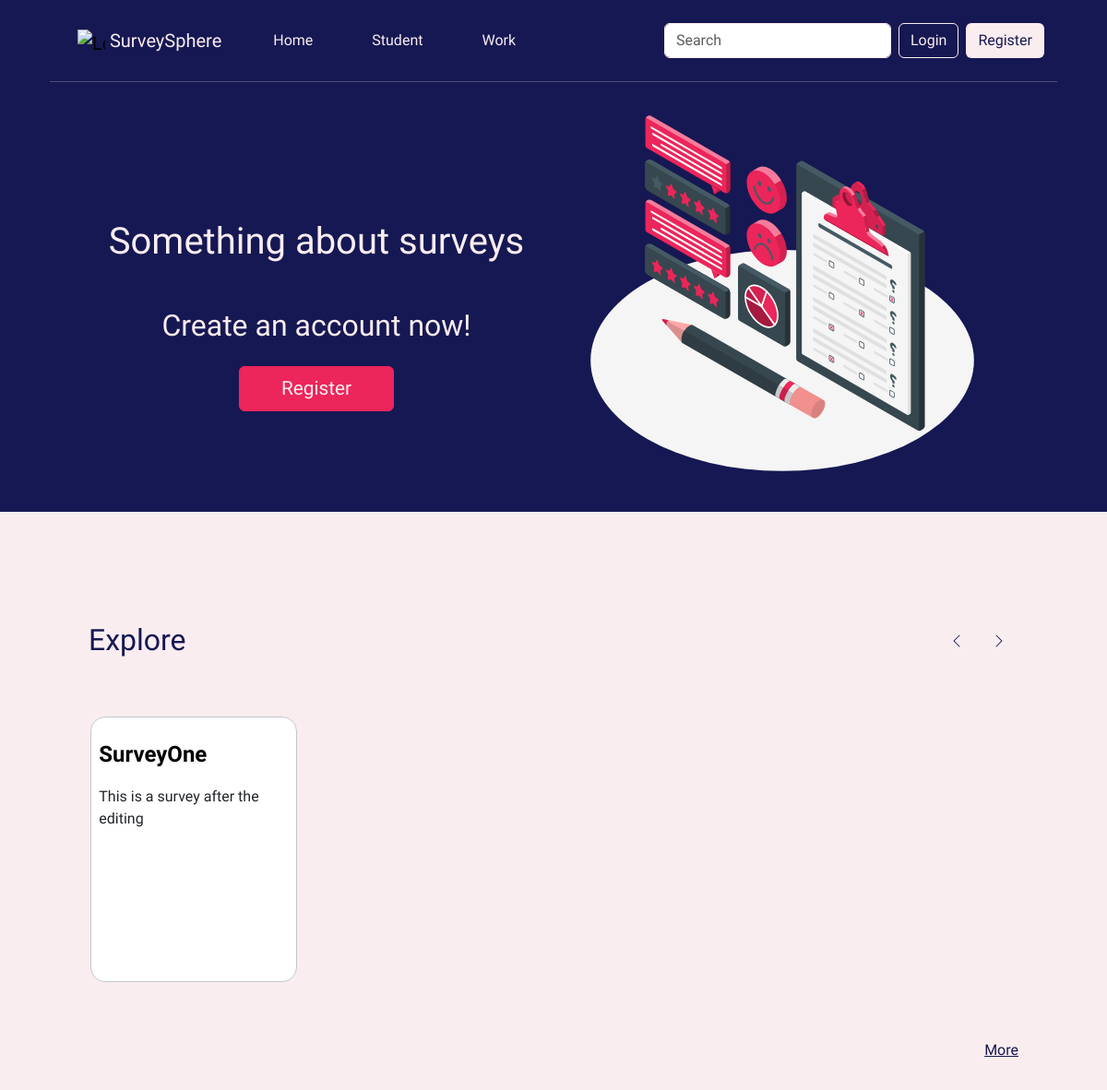
Page /homepage.php (upper part) on the earlier database version.
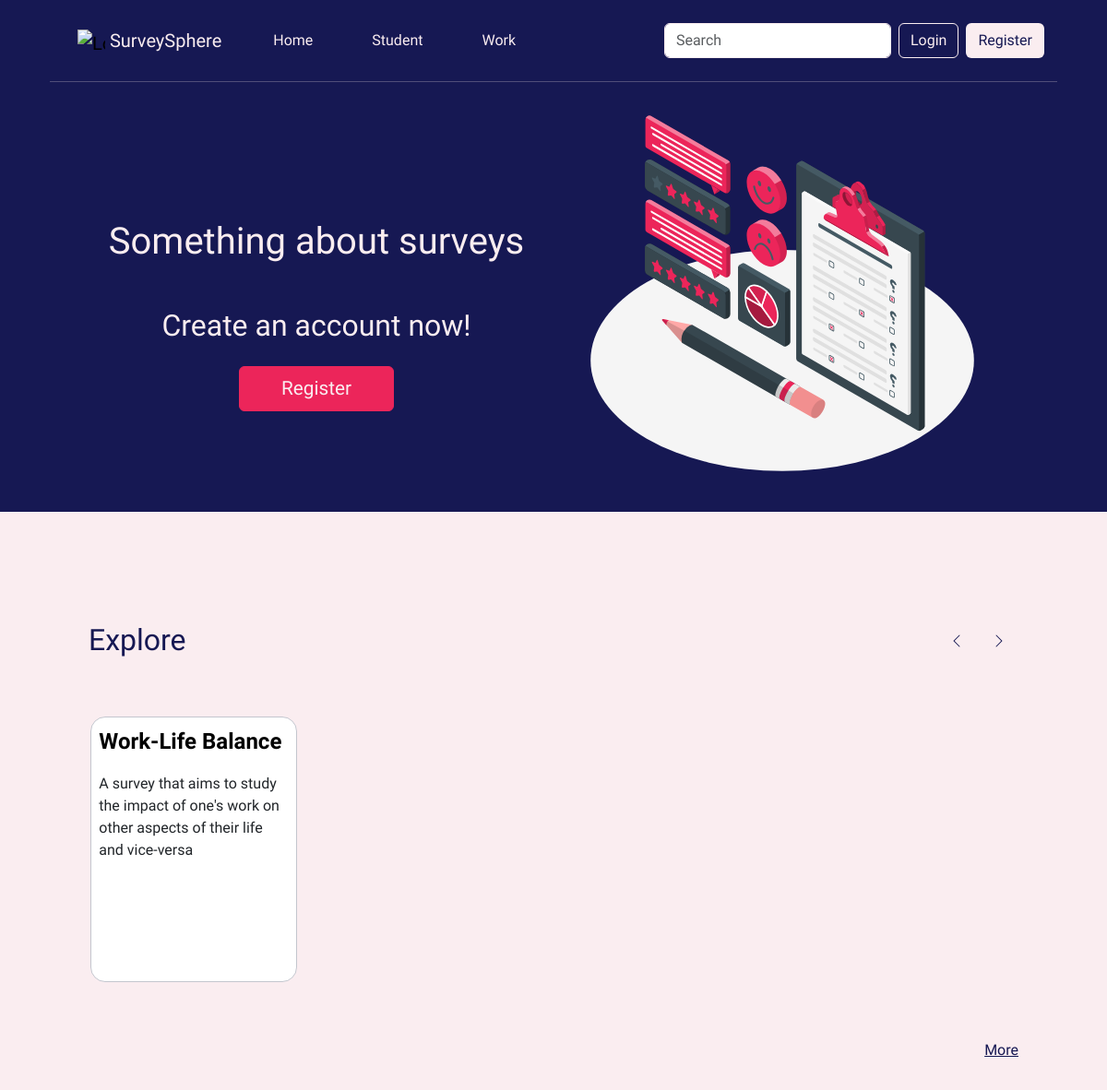
Same page on the later database version.
### tables this page shows
CREATE TABLE `surveys` (
  `surveyID` int(11) NOT NULL,
  `numQuestions` int(11) NOT NULL,
  `numResponses` int(11) NOT NULL DEFAULT 0,
  `date` date NOT NULL,
  `title` varchar(100) NOT NULL,
  `description` text NOT NULL,
  `category` varchar(50) NOT NULL
);

### homepage.php (the view, shortened to what this page needs)
<!DOCTYPE html>
<html lang="en">
<head>
    <link href="https://cdn.jsdelivr.net/npm/bootstrap@5.3.0-alpha3/dist/css/bootstrap.min.css" rel="stylesheet">
    <link rel="stylesheet" href="css/generalstyle.css">
    <link rel="stylesheet" href="css/homepageStyle.css">
</head>
<body>
    <div id="header"> <?php include 'header.php'?> </div>
    <div class="cointainer " id="main">
        <div class="seperate">
            <hr>
        </div>
        <div class="top-display d-flex justify-content-center
         ">
            <div class="displaysection d-flex flex-column align-items-center justify-content-center " id="tagline">
             <h1 class="m-5"> Something about surveys </h1>
             <div>
                <h2 class="mb-4"> Create an account now! </h2>
                <div class="d-grid gap-2 col-6 mx-auto my-2">
                    <button class="btn p-2 create" type="button"> <a href="Signup.php">Register </a></button>
                </div>
             </div>
            </div>
            <div class="displaysection flex-grow-2 me-5 p-2" id="displayImg">
            <img src="img\Customer Survey-amico.svg" width=450px  >
            </div>
        </div>
    <div id="explore">
        <div class="container pb-5 my-4">
            <div class="row position-relative">
                <div class="col-6 mb-5">
                    <h2 class="mb-3"> Explore </h2>
                </div>
                <div class="col-6 text-end   position-absolute top-0 end-0 ">
                    <a type="button" class="btn mb-3 mr-1" href="#carouselExampleIndicators2" role="button" data-slide="prev">
                        <svg xmlns="http://www.w3.org/2000/svg" width="16" height="16" fill="currentColor" class="bi bi-chevron-left" viewBox="0 0 16 16">
                        <path fill-rule="evenodd" d="M11.354 1.646a.5.5 0 0 1 0 .708L5.707 8l5.647 5.646a.5.5 0 0 1-.708.708l-6-6a.5.5 0 0 1 0-.708l6-6a.5.5 0 0 1 .708 0z"/>
                        </svg>
                    </a>
                    <a type="button" class="btn  mb-3 " href="#carouselExampleIndicators2" role="button" data-slide="next">
                    <svg xmlns="http://www.w3.org/2000/svg" width="16" height="16" fill="currentColor" class="bi bi-chevron-right" viewBox="0 0 16 16">
                    <path fill-rule="evenodd" d="M4.646 1.646a.5.5 0 0 1 .708 0l6 6a.5.5 0 0 1 0 .708l-6 6a.5.5 0 0 1-.708-.708L10.293 8 4.646 2.354a.5.5 0 0 1 0-.708z"/>
                    </svg>
                    </a>
                </div>
                <div class="row">
                <div class="col ">
                    <div id="carouselExampleIndicators2" class="carousel slide" data-ride="carousel">
                        <div class="carousel-inner">
                            <?php
                                echo "<div class='carousel-item active'>
                                    <div class='row cardrow'>";
                                        try{
                                            require('database/connection.php');
                                            $surveysrec=$db->prepare("SELECT * from surveys");
                                            $surveysrec->execute();
                                            $surveys=$surveysrec->fetchAll();
                                            foreach($surveys as $surv){
                                            echo "<div class='col-lg-3 col-md-4 col-sm-8 mb-3'>
                                                <div class='card '>
                                                    <div class='card-details'>";
                                                      echo"  <p class='text-title'>".$surv['title']."</p>
                                                        <p class='text-body'>".$surv['description']."</p>
                                                    </div>
                                                    <form action='displaySurvey.php' method='POST'>
                                                        <input type='hidden' id='surveyID' name='svID' value='".$surv['surveyID']."'>
                                                        <button class='card-button' name='startSurv' type='submit'>Answer</button>
                                                    </form>
                                                </div>
                                            </div> ";
                                            }
                                    echo "</div>
                                </div>
                            <div class='carousel-item '>
                                <div class='row cardrow'>";
                              echo "  </div>
                            </div>";
                        }catch(PDOException $e){
                            die($e->getMessage());
                            }?>
                        </div>
                    </div>
                </div>
                </div>
                <div class="text-end morelink" >
                    <a class="link-opacity-75 link-underline-opacity-0" href="explorepage2.php">More</a>
                </div>
            </div>
        </div>
    </div>
    </div>
</body>
</html>

### header.php (shortened to what this page needs)
<nav class="navbar navbar-expand-lg  sticky-top" >
    <div class="container-fluid mx-5 my-3">
        <a class="navbar-brand me-4 ms-4 " href="#">
            <img src="" alt="Logo" width="30" height="24" class="d-inline-block align-text-top">
            <span>SurveySphere </span>
          </a>
      <div class="collapse navbar-collapse" id="navbarSupportedContent">
        <ul class="navbar-nav w-50 me-auto mb-2 mb-lg-0 d-flex ">
          <li class="nav-item me-5 ms-4">
            <a class="nav-link " aria-current="page" href="homepage.php">Home</a>
          </li>
          <li class="nav-item me-5">
            <a class="nav-link" href="explorepage2.php">Student</a>
          </li>
          <li class="nav-item">
            <a class="nav-link" href="explorepage2.php">Work</a>
          </li>
        </ul>
        <form class="d-flex" role="search">
          <input class="form-control me-2 search" type="search" placeholder="Search" aria-label="Search">
        </form>
        <?php
          if (isset($_SESSION['user'])) {
            echo "
            <a href='#' onclick='logout()'> <button class='btn me-2' id='headLogin'> <i class='fa fa-sign-out'> </i> Logout </button></a>
            <a href='Profile.php'><button class='btn  me-2' id='headRegister'> Profile </button></a>";
          }else{
                echo "
                <a href='Login.php'><button class='btn me-2' id='headLogin'> Login </button></a>
                <a href='Login.php'><button class='btn  me-2' id='headRegister'> Register </button></a>";
            }
        ?>
      </div>
    </div>
  </nav>

### css/generalstyle.css (style rules this page uses)
body { margin: 0; background-color: #FAEDF0; font-family: 'Cabin', sans-serif; }
a span { color: #FAEDF0; }
#header { background-color: #161853; }
a.nav-link { color: #FAEDF0; }
#headLogin { color: #FAEDF0; border-color: #FAEDF0; }
#headRegister { background-color: #FAEDF0; color: #161853; }
.search { border-color: #FAEDF0; }
#main { min-height: 40vw; }
.card { width: 14rem; height: 18rem; border-radius: 1rem; position: relative; border: 1px solid #c3c6ce; transition: 0.5s ease-out; overflow: visible; margin: 0 1%; }
.card-details { color: black; height:50%; margin: 0.5rem; place-content: center; }
.text-title { font-size: 1.5em; font-weight: bold; }

### css/homepageStyle.css (style rules this page uses)
.seperate { background-color: #161853; }
hr { color: #FAEDF0; width: 91%; margin:0 auto; }
.top-display { background-color: #161853; color:#FAEDF0; }
#displayImg img { transform: scaleX(-1); }
.create { background-color: #EC255A; border-color: #EC255A; }
.create a { color: #FAEDF0; text-decoration: none; font-size: 1.3rem; }
#explore { padding: 5% 7%; margin: 3% 0; min-height: 500px; }
#explore h1, #explore h2, #explore h3, #explore svg { color: #161853; }
.morelink a { color: #161853; }
.cardrow { overflow: visible; min-height: 350px; }

Differences in the rows shown:
changed surveys: title "SurveyOne" → "Work-Life Balance"; description "This is a survey after the editing" → "A survey that aims to study the impact of one's work on other aspects of their life and vice-versa"
